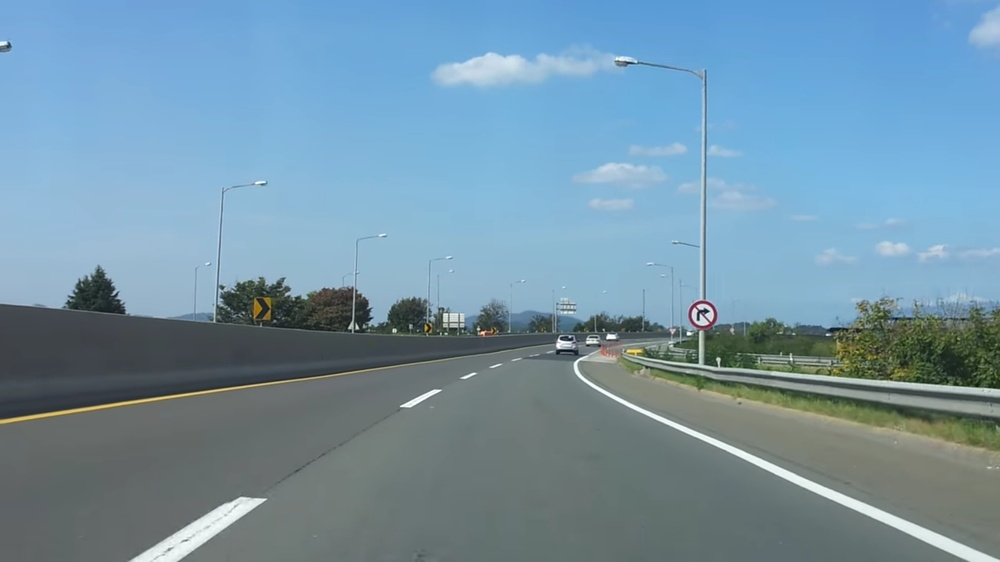
#> input picture test_image4.jpg, 1000 x 562 px, shrunk from 1920 x 1080 before the run
$ python lanes.py
#> lines starting #> are read from the running program, lines starting #| are printed output that depends on the picture; after the words box and inside, x2 and y2 are one past the last pixel; in counts of white or black regions, pixels touching at a corner belong together
#> further down, img is the input picture: shape (562, 1000, 3); mean B, G, R 166, 147.6, 116
import cv2
import numpy as np

def detectEdge(image):
    gray = cv2.cvtColor(image, cv2.COLOR_RGB2GRAY)    #Converting RGB to Grayscale
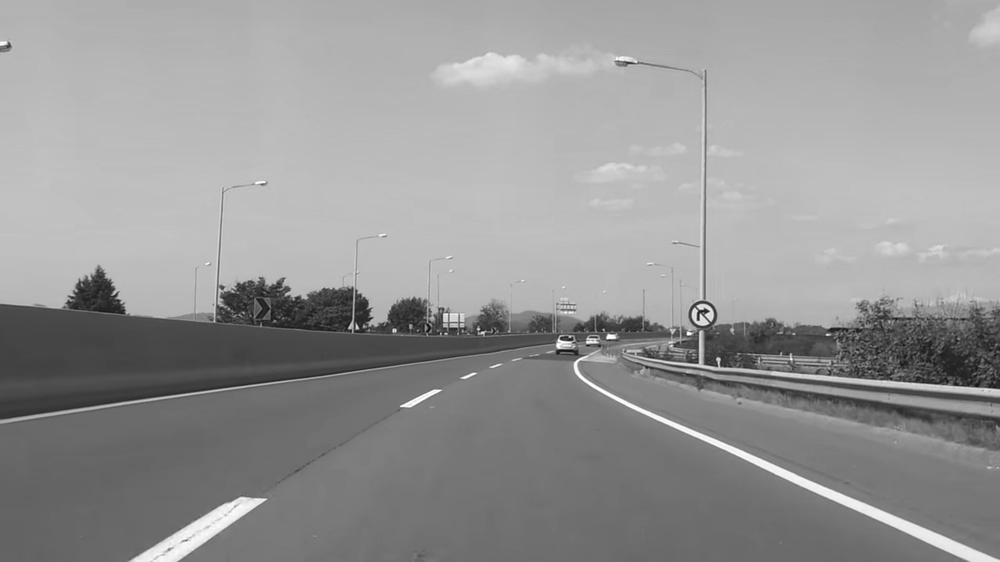
#> gray: shape (562, 1000); min 12, max 255, mean 149.5

    hls = cv2.cvtColor(image, cv2.COLOR_RGB2HLS)
#> hls: shape (562, 1000, 3); mean of channels 0, 1, 2 27.9, 141.8, 81.7

    lower_bound_yellow = np.array([10, 0, 100], dtype = "uint8")
    upper_bound_yellow = np.array([110, 255, 255], dtype = "uint8")
    # upper_bound_yellow = np.array([30, 200, 200], dtype = "uint8")
    yellow_mask = cv2.inRange(hls, lower_bound_yellow, upper_bound_yellow)
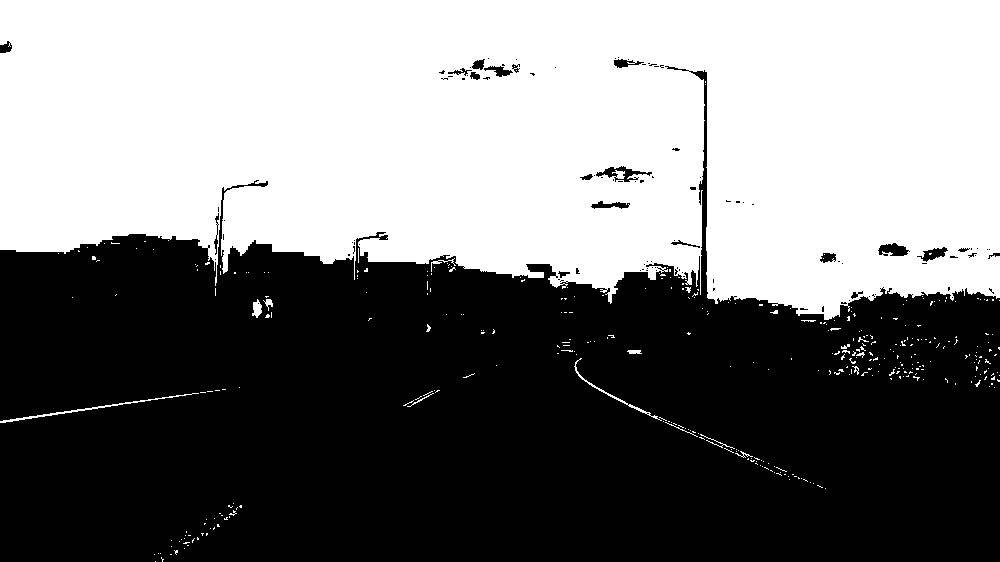
#> yellow_mask: shape (562, 1000); 48.1% white; 369 white regions (349 under 20 px), largest, box (x1, y1, x2, y2) and area: (0, 0, 1000, 320) 267977, (0, 393, 199, 423) 378, (574, 358, 662, 421) 231
    # temp = cv2.bitwise_and(image, image, mask = yellow_mask)
    cv2.imshow('Yellow Mask', yellow_mask)
    # lower_bound_white = np.array([0, 200, 0], dtype = "uint8")
    lower_bound_white = np.array([0, 160, 0], dtype = "uint8")
    upper_bound_white = np.array([255, 255, 255], dtype = "uint8")
    white_mask = cv2.inRange(hls, lower_bound_white, upper_bound_white)
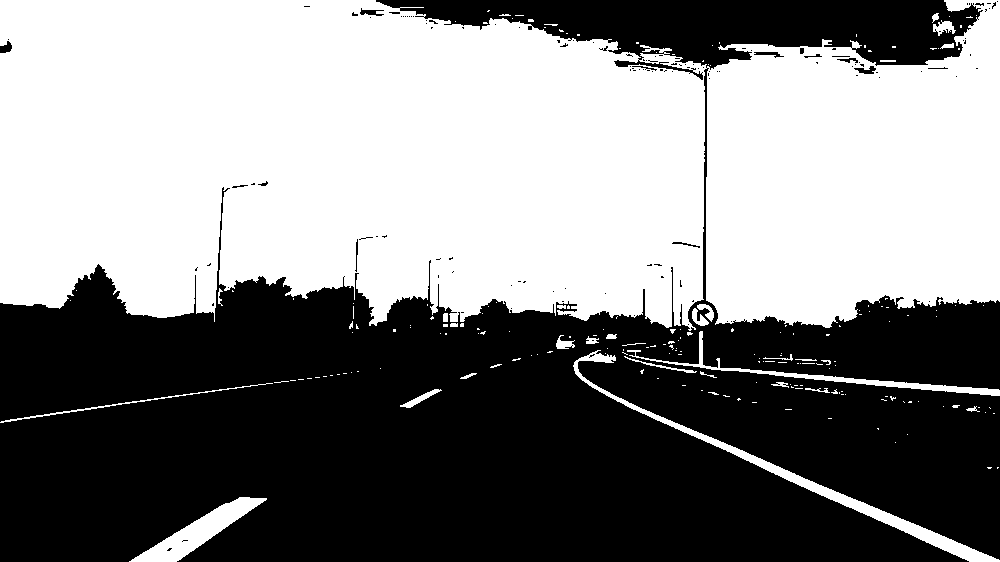
#> white_mask: shape (562, 1000); 51.6% white; 131 black regions (117 under 20 px), largest, box (x1, y1, x2, y2) and area: (0, 0, 1000, 562) 270668, (360, 8, 384, 16) 96, (0, 41, 12, 53) 95
    mask = cv2.bitwise_or(yellow_mask, white_mask)
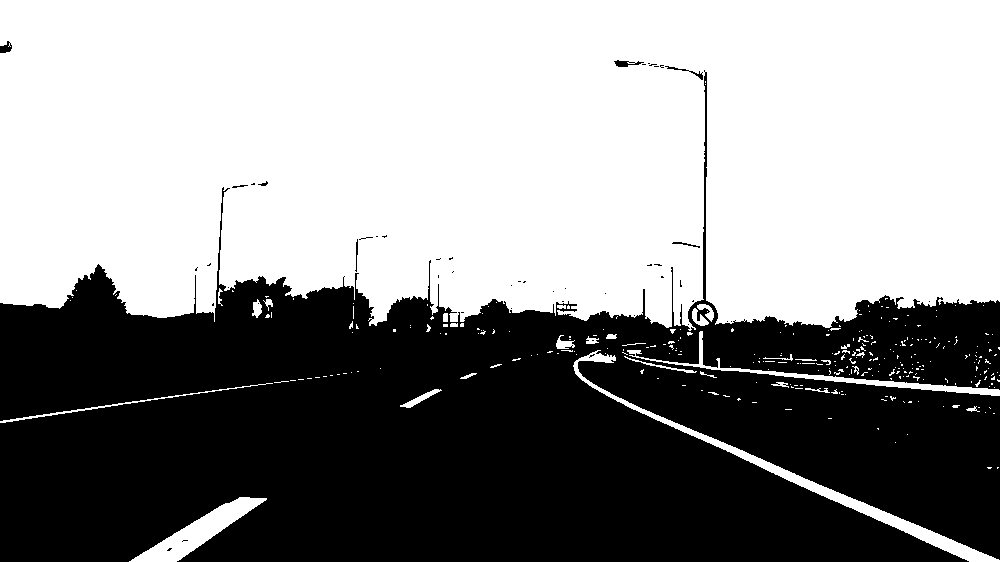
#> mask: shape (562, 1000); 56.3% white; 49 black regions (41 under 20 px), largest, box (x1, y1, x2, y2) and area: (0, 70, 1000, 562) 244824, (614, 60, 644, 67) 107, (0, 41, 12, 53) 90
    cv2.imshow('White Mask', white_mask)
    yellow_and_white_mask_image = cv2.bitwise_and(image, image, mask = mask)
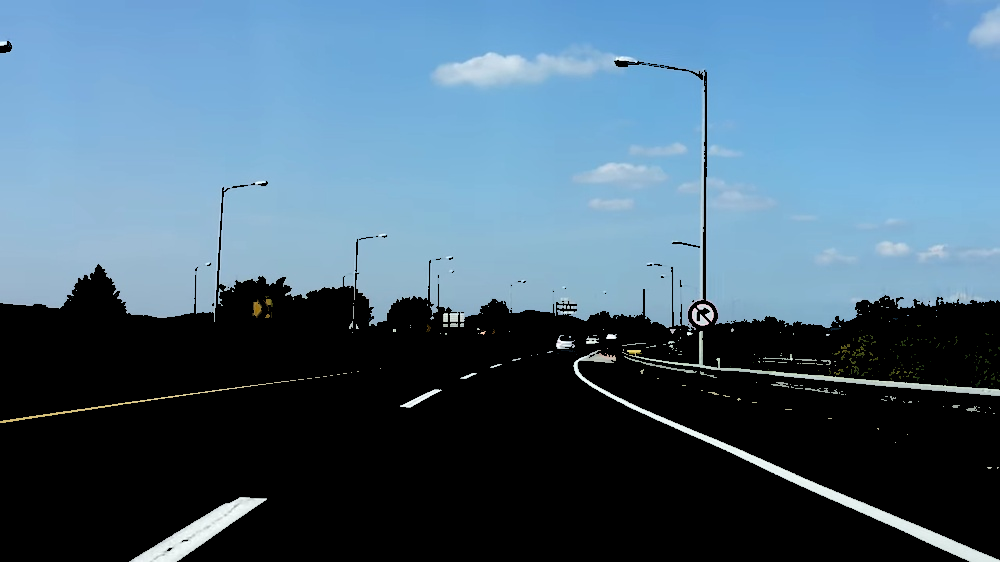
#> yellow_and_white_mask_image: shape (562, 1000, 3); mean B, G, R 120.9, 100.8, 73.5
    g_blur = cv2.GaussianBlur(yellow_and_white_mask_image, (5, 5), 0)      #Applying Gaussian Blur to reduce noise and to smoothen the

    # g_blur = cv2.GaussianBlur(gray, (5, 5), 0)
    edges = cv2.Canny(g_blur, 50, 150)
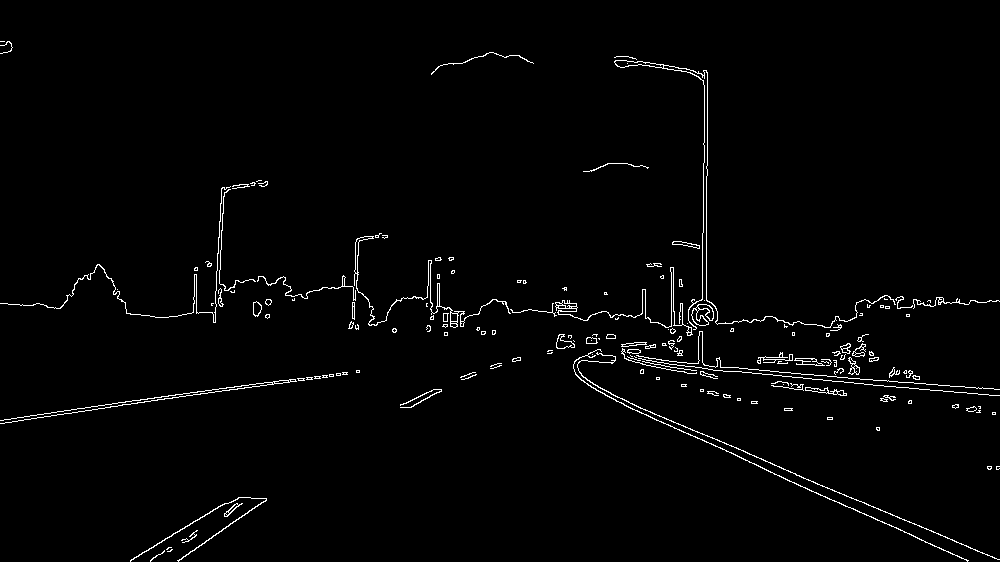
#> edges: shape (562, 1000); 1.8% white in thin lines or dots
    cv2.imshow('Gray', gray)
    cv2.imshow('HLS', hls)
    cv2.imshow('Yellow and White mask', mask)
    cv2.imshow('Blur', g_blur)
    return edges

def region_of_interest(image):
    height = image.shape[0]
#> height = 562
    width = image.shape[1]
#> width = 1000
    # print height
    # print width
    triangle = np.array([
        [( (width * 1)/10, height), ((9 * width)/10, height), ((width)/2, (5 * height)/10)]
    ])
#> triangle = [[100, 562], [900, 562], [500, 281]]
    # print triangle
    mask = np.zeros_like(image)
#> (the run stopped early here; a loop or call above may not have finished)

$ run again, with test_image2.jpg copied over test_image4.jpg
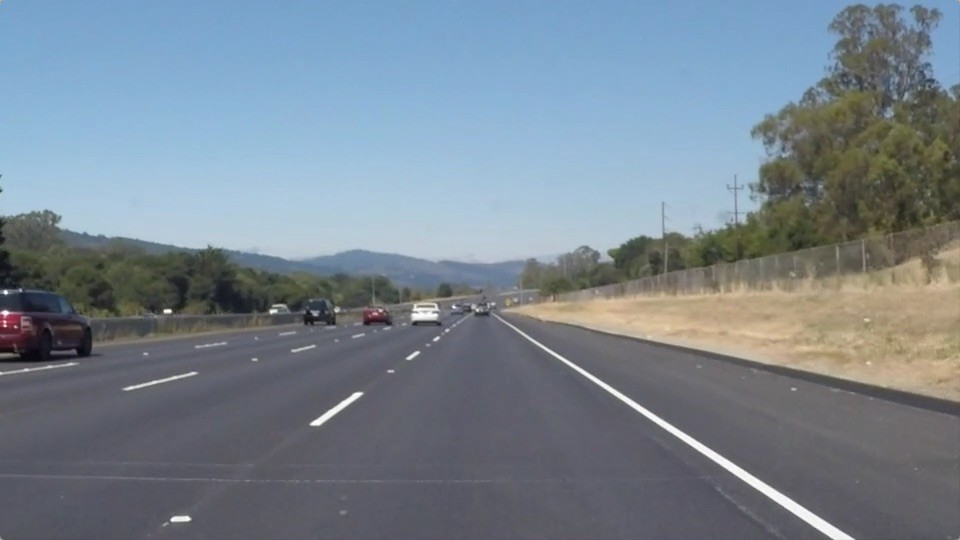
#> input picture test_image2.jpg, 960 x 540 px
#> img is the input picture: shape (540, 960, 3); mean B, G, R 143.7, 132.5, 120.3
#> hls: shape (540, 960, 3); mean of channels 0, 1, 2 48.3, 132.1, 55.4
#> in detectEdge, `yellow_mask = cv2.inRange(hls, lower_bound_yellow, upper_bound_yellow)`:
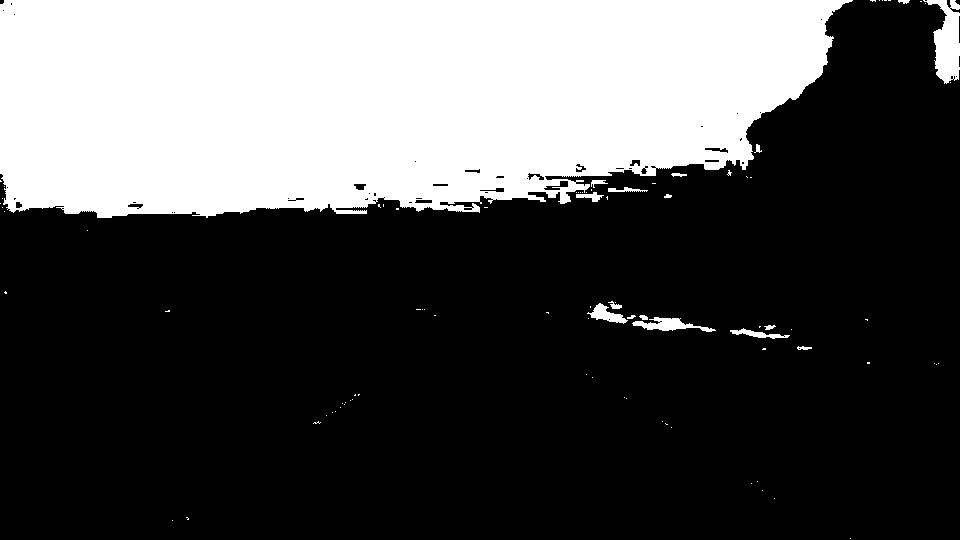
#> yellow_mask: shape (540, 960); 30.9% white; 91 white regions (74 under 20 px), largest, box (x1, y1, x2, y2) and area: (0, 0, 853, 218) 156518, (923, 0, 960, 84) 1698, (632, 317, 716, 332) 559
#> white_mask: shape (540, 960); 41.5% white; 170 white regions (133 under 20 px), largest, box (x1, y1, x2, y2) and area: (0, 0, 854, 265) 191763, (502, 283, 960, 390) 14177, (497, 316, 855, 540) 2798
#> mask: shape (540, 960); 41.7% white; 165 white regions (130 under 20 px), largest, box (x1, y1, x2, y2) and area: (0, 0, 854, 265) 192909, (502, 283, 960, 390) 14177, (497, 316, 855, 540) 2798
#> in detectEdge, `edges = cv2.Canny(g_blur, 50, 150)`:
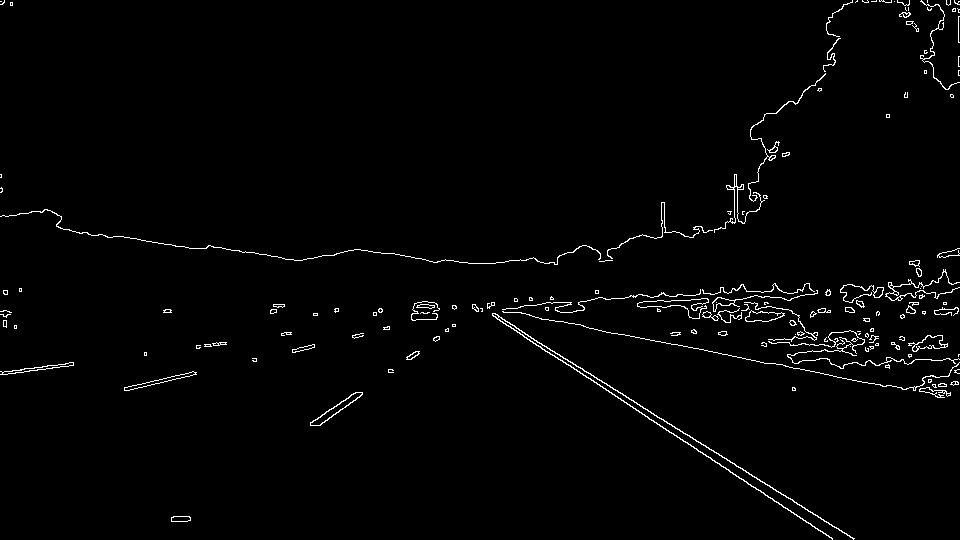
#> edges: shape (540, 960); 1.7% white in thin lines or dots

$ run again, with test_image3.jpg copied over test_image4.jpg
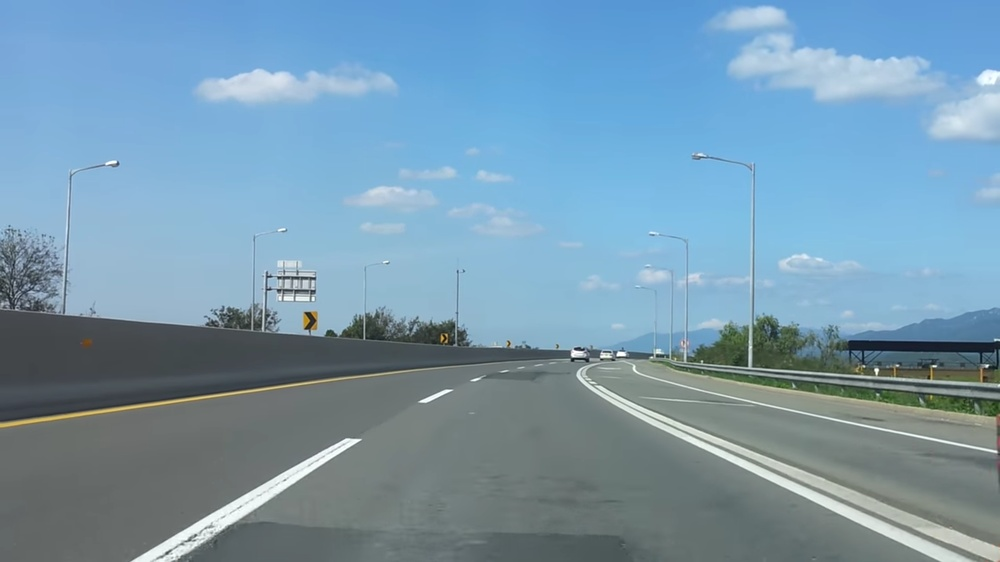
#> input picture test_image3.jpg, 1000 x 562 px, shrunk from 1920 x 1080 before the run
#> img is the input picture: shape (562, 1000, 3); mean B, G, R 174.1, 153, 119.7
#> hls: shape (562, 1000, 3); mean of channels 0, 1, 2 25.7, 147.6, 86.5
#> in detectEdge, `yellow_mask = cv2.inRange(hls, lower_bound_yellow, upper_bound_yellow)`:
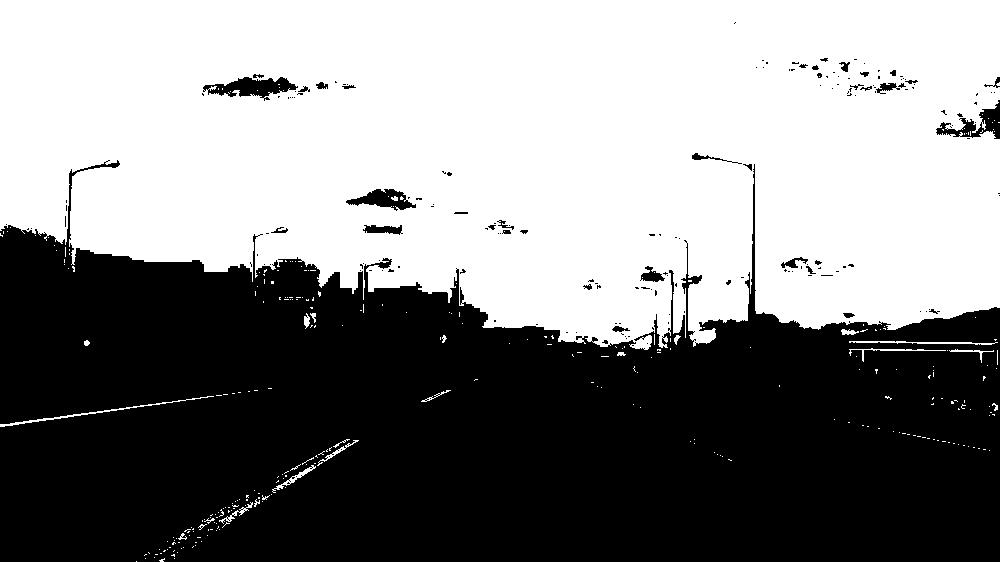
#> yellow_mask: shape (562, 1000); 52.3% white; 176 black regions (141 under 20 px), largest, box (x1, y1, x2, y2) and area: (0, 160, 1000, 562) 262762, (203, 77, 298, 101) 1140, (936, 100, 1000, 139) 875
#> white_mask: shape (562, 1000); 52.8% white; 143 black regions (125 under 20 px), largest, box (x1, y1, x2, y2) and area: (0, 164, 1000, 562) 210640, (260, 0, 1000, 98) 37227, (751, 163, 1000, 385) 13545
#> mask: shape (562, 1000); 60% white; 86 black regions (76 under 20 px), largest, box (x1, y1, x2, y2) and area: (0, 164, 1000, 562) 209648, (751, 164, 1000, 385) 12953, (631, 407, 994, 562) 1536
#> in detectEdge, `edges = cv2.Canny(g_blur, 50, 150)`:
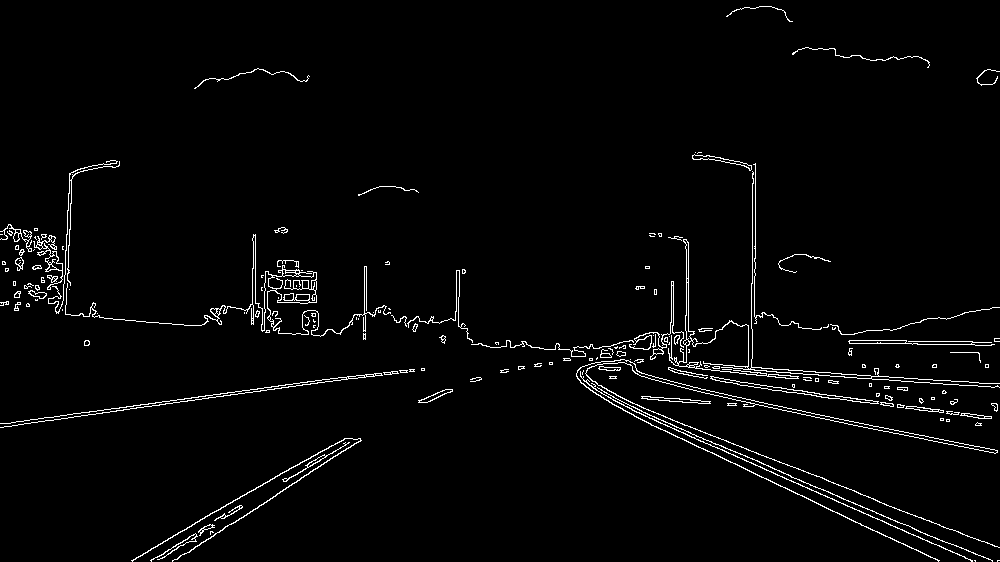
#> edges: shape (562, 1000); 2.5% white in thin lines or dots
